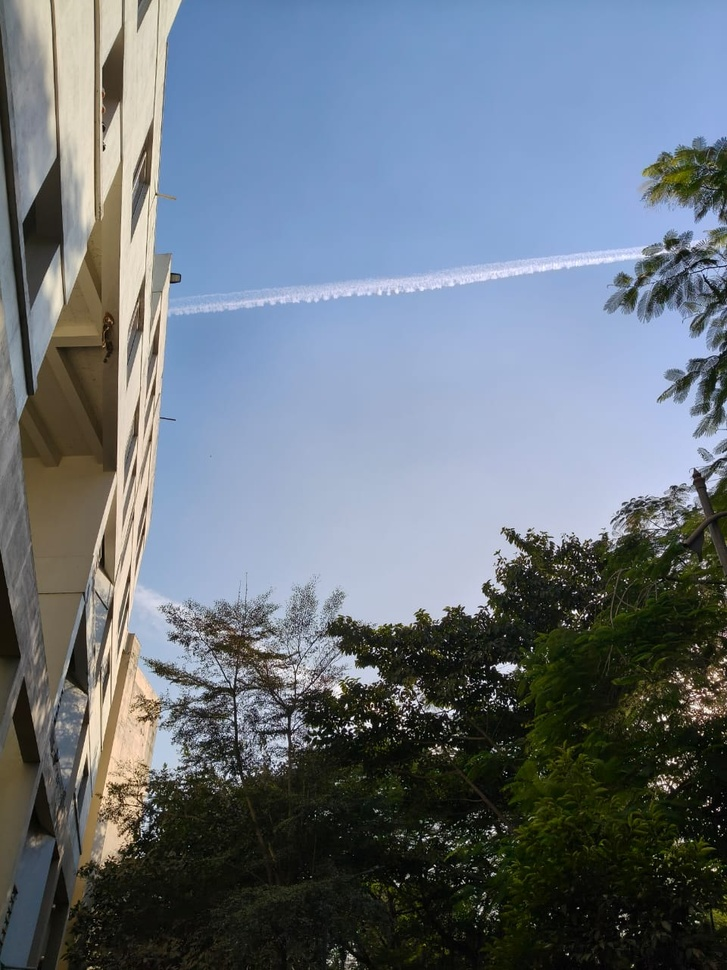
#> input picture Experiments/Histogram_Equalization/image.jpg, 727 x 970 px, shrunk from 960 x 1280 before the run
$ python hard_code_HE.py
#> lines starting #> are read from the running program, lines starting #| are printed output that depends on the picture
import cv2
import numpy as np
import matplotlib.pyplot as plt

# Read grayscale image
img = cv2.imread('image.jpg', cv2.IMREAD_GRAYSCALE)
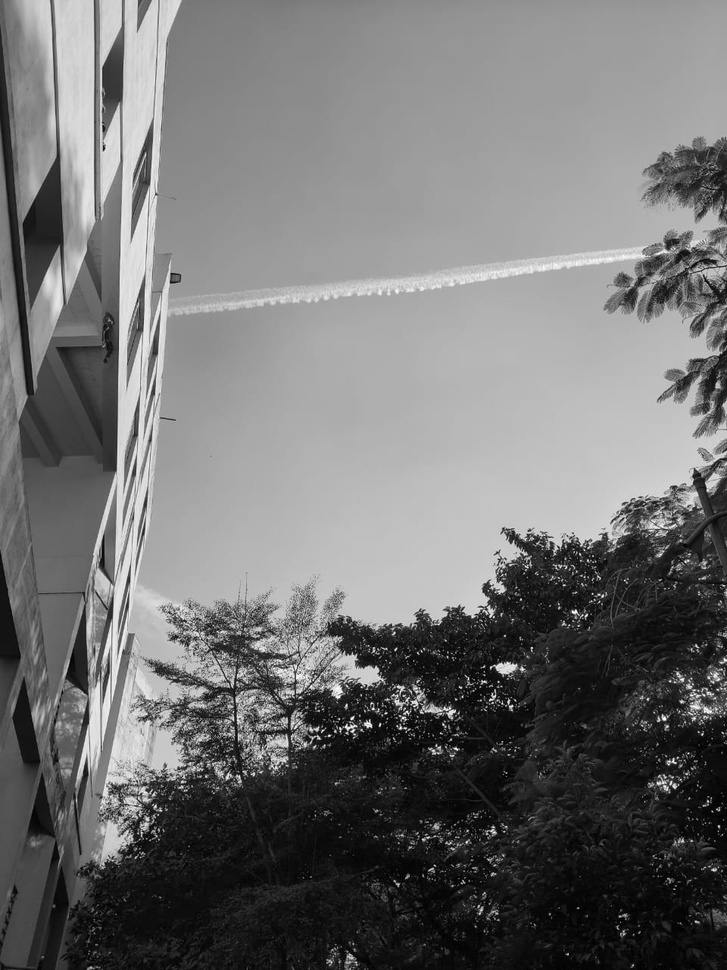
#> img: shape (970, 727); min 0, max 255, mean 114.6

if img is None:
    raise FileNotFoundError("Image not found")

# Step 1: Compute histogram manually
hist = [0] * 256
rows, cols = img.shape
#> rows = 970; cols = 727

for i in range(rows):
    for j in range(cols):
        intensity = img[i][j]
        hist[intensity] += 1
#> after the loop, hist = 256 values, max 11553 at index 157, min 5 at index 252, mean 2754.6

# Step 2: Compute CDF manually
cdf = [0] * 256
cdf[0] = hist[0]

for i in range(1, 256):
    cdf[i] = cdf[i-1] + hist[i]
#> after the loop, cdf = 256 values from 289 to 705190

# Step 3: Normalize CDF
cdf_min = next(value for value in cdf if value != 0)
#> cdf_min = 289
total_pixels = rows * cols
#> total_pixels = 705190

cdf_normalized = [0] * 256
for i in range(256):
    cdf_normalized[i] = round(
        (cdf[i] - cdf_min) / (total_pixels - cdf_min) * 255
    )
#> after the loop, cdf_normalized = 256 values from 0 to 255

# Step 4: Map old pixel values to new values
equalized = np.zeros_like(img)

for i in range(rows):
    for j in range(cols):
        equalized[i][j] = cdf_normalized[img[i][j]]
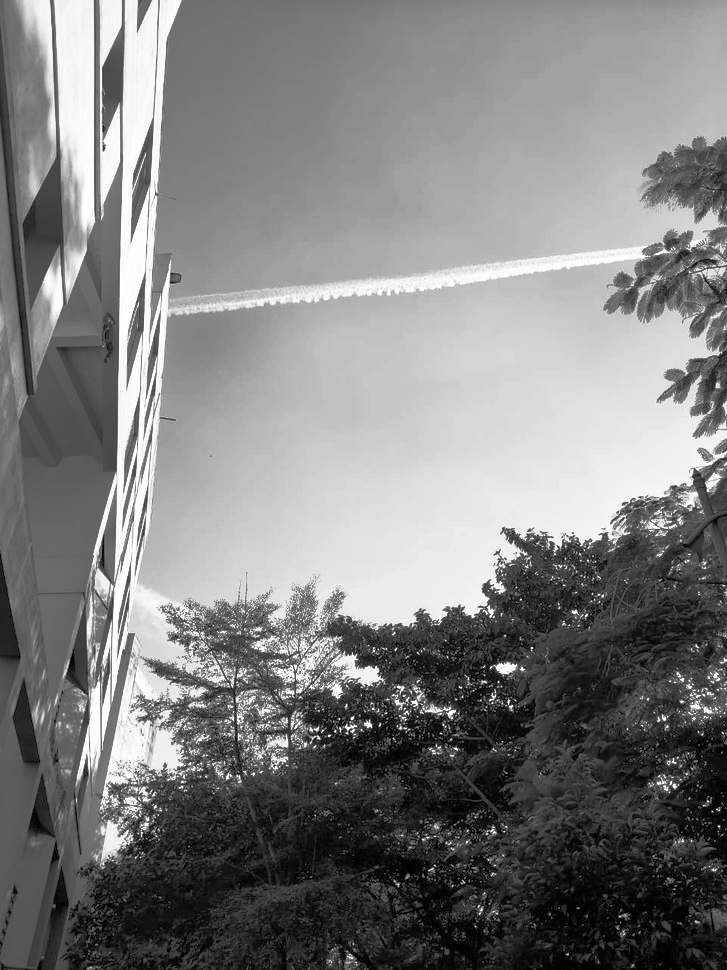
#> equalized: shape (970, 727); min 0, max 255, mean 128.2

# Display results
plt.figure(figsize=(10,4))

plt.subplot(1,2,1)
plt.title("Original Image")
plt.imshow(img, cmap='gray')
plt.axis('off')

plt.subplot(1,2,2)
plt.title("Histogram Equalized Image")
plt.imshow(equalized, cmap='gray')
plt.axis('off')

plt.show()
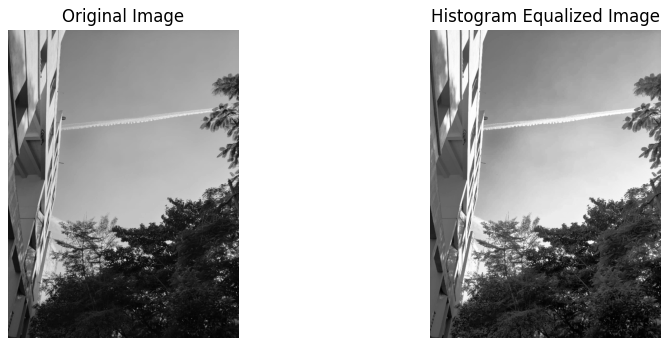
#> figure drawn by matplotlib, 2 panels
